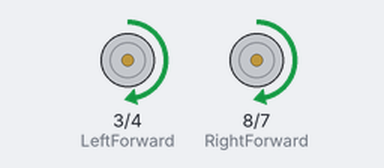
A sketch run on a simulated Arduino Uno, built with avr-gcc and run on an emulated ATmega328P. Shown: motor-driver pin pairs drawn as motors (green arrow = first pin HIGH = forward, orange = second pin HIGH = backward, longer = more drive, scaled by the enable pin).

Above: at 2.1 s.
At 8.1 s:
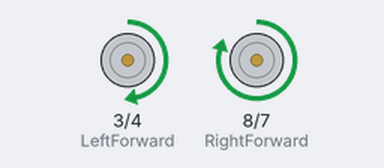
At 12.1 s:
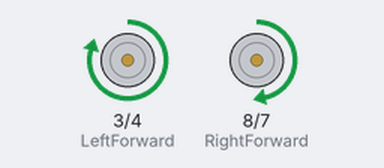
At 24.1 s:
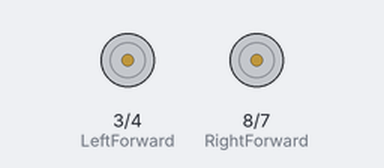
Timing chart, 0 to 25.6 s (numbered marks = the images above):
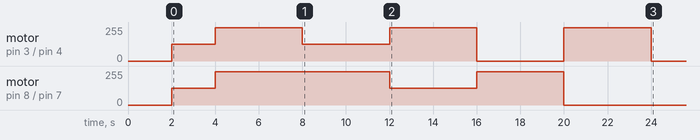

The sketch:

lab_2WD_6_Motor_SpeedControl.ino
```cpp
/*
 Lab 2WD 1 -  two wheel with LS298N
 Motor Red  +  High ->  Forward
 Motor Black -  High -> Back

*/
//正反转控制
#define LeftForward 3  // Motor Red +   LS298N IN4 -> Arduino Pin3
#define LeftBack 4     // Motor  black - LS298N IN3 -> Arduino Pin4
#define RightForward 8   // Motor balck -  LS298N IN1-> Arduino Pin8
#define RightBack 7      // Motor red +   LS298N IN2 -> Arduino Pin7
// 速度控制
#define leftPWM 5
#define rightPWM 6

#define SPEED_LEVEL_0 0  //stop
#define SPEED_LEVEL_1 1
#define SPEED_LEVEL_2 2  //max
int speed_level1= 125; // 太低驱动不了
int speed_level2 = 250;
int speed_level;

void initCar() {
  //默认全是低电平 停止状态
  digitalWrite(LeftForward, LOW);
  digitalWrite(LeftBack, LOW);
  digitalWrite(RightForward, LOW);
  digitalWrite(RightBack, LOW);
}

void go() {
  // 左轮前进
  digitalWrite(LeftForward, HIGH);
  digitalWrite(LeftBack, LOW);
  // 右轮前进
  digitalWrite(RightForward, HIGH);
  digitalWrite(RightBack, LOW);
}

void back() {
  //左轮后退
  digitalWrite(LeftForward, LOW);
  digitalWrite(LeftBack, HIGH);
  //右轮后退
  digitalWrite(RightForward, LOW);
  digitalWrite(RightBack, HIGH);
}

/* 左转 */
void turnLeft() {
  //左轮不动
  digitalWrite(LeftForward, LOW);
  digitalWrite(LeftBack, LOW);
  // 右轮前进
  digitalWrite(RightForward, HIGH);
  digitalWrite(RightBack, LOW);
}

/* 右转 */
void turnRight() {
  // 左轮前进
  digitalWrite(LeftForward, HIGH);
  digitalWrite(LeftBack, LOW);
  // 右轮不动
  digitalWrite(RightForward, LOW);
  digitalWrite(RightBack, LOW);
}

void stopCar() {
  initCar();
}

void setup() {
  pinMode(LeftForward, OUTPUT);
  pinMode(LeftBack, OUTPUT);
  pinMode(RightForward, OUTPUT);
  pinMode(RightBack, OUTPUT);
  initCar();

  // speedcontrol
  pinMode(leftPWM, OUTPUT);
  pinMode(rightPWM, OUTPUT);
  analogWrite(leftPWM, 0);
  analogWrite(rightPWM, 0);

  delay(2000);
  analogWrite(leftPWM, speed_level1);
  analogWrite(rightPWM, speed_level1);
  go();
  delay(2000);
  analogWrite(leftPWM, speed_level2);
  analogWrite(rightPWM, speed_level2);
  go();
  delay(4000);
  analogWrite(leftPWM, speed_level1);
  analogWrite(rightPWM, speed_level2);
  go();
  delay(4000);
  analogWrite(leftPWM, speed_level2);
  analogWrite(rightPWM, speed_level1);
  go();
  delay(4000);
  analogWrite(leftPWM, 0);
  analogWrite(rightPWM, speed_level2);
  go();
  delay(4000);
  analogWrite(leftPWM,speed_level2);
  analogWrite(rightPWM, 0);
  go();
  delay(4000);
  stopCar() ;
}

void loop() {

}
```
